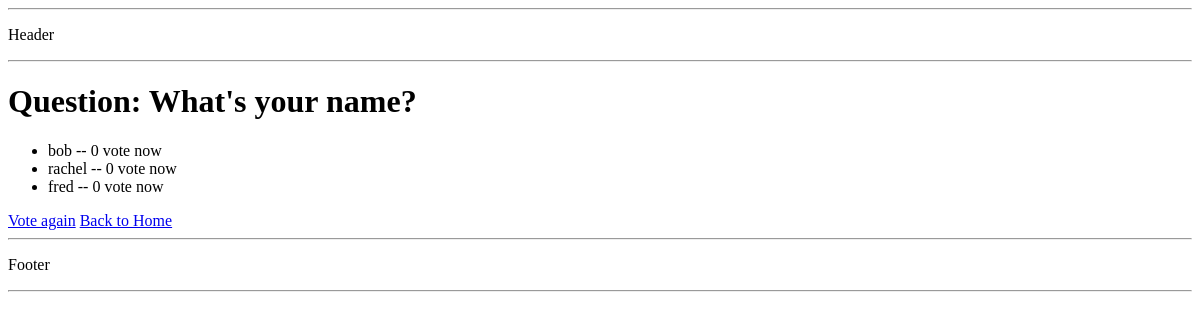
Page /my_polls_app/1/results/ on the earlier database version.
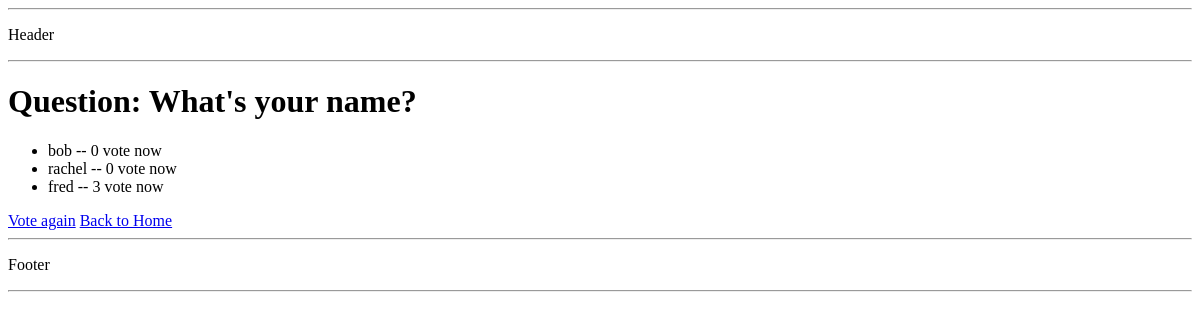
Same page on the later database version.
### my_polls_app/models.py (models this page shows, shortened)
class Choice(models.Model):
    choice_text = models.CharField(max_length=200)
    vote=models.IntegerField(default=0)
    question = models.ForeignKey(Question, on_delete=models.CASCADE)

### my_polls_app/views.py (the view)
# urls.py: url(r'^(?P<question_id>[0-9]+)/results/$', views.results_ver1, name='results'),
def results_ver1(request,question_id):
    question = get_object_or_404(Question,pk=question_id)
    return render(request,'my_polls_app/results.html',{'question':question})

### my_polls_app/templates/my_polls_app/results.html
{% extends 'my_polls_app/base.html'%}
{% block main_content %}
<h1>Question: {{ question.question_text}}</h1>
<ul>
  {% for choice in question.choice_set.all %}
    <li> {{choice.choice_text}} -- {{choice.vote}} vote now{{ choice.votes|pluralize}}</li>
  {% endfor%}
</ul>
<a href="{% url 'my_polls_app:detail' question.id %}">Vote again</a>
<a href="{% url 'my_polls_app:index'%}">Back to Home</a>
{% endblock %}

Differences in the rows shown:
changed Choice "fred": vote "0" → "3"
